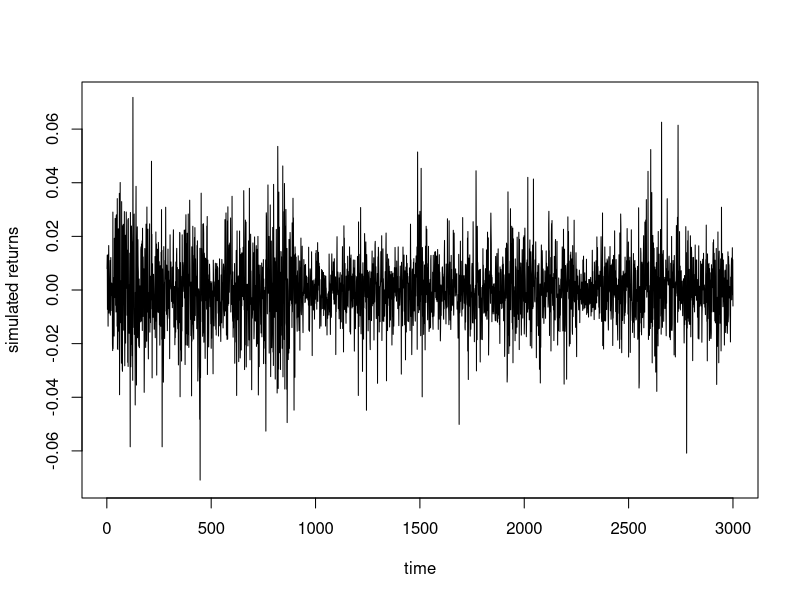

Source code (R):

set.seed(12345)
 
n <- 3000
phi <- 0.99 # AR(1) persistence parameter
sigma <- 0.08 # standard deviation of AR(1) noise
mu <- 0.01 # scalar factor in observation process 
nu <- 8 # degrees of freedom of the t-distributed error variable in the observation process
g <- obs <- rep(NA,n)
 
g[1] <- rnorm(1,0,sigma/sqrt(1-phi^2)) # initial log-volatility drawn from stationary distribution of AR(1) process
for (k in 2:n){
  g[k] <- phi*g[k-1]+rnorm(1,0,sigma)
}
for (k in 1:n){
  obs[k] <- mu*exp(g[k]/2)*rt(1,nu)
}

plot(obs,xlab="time",ylab="simulated returns",type="l",ylim=c(-max(abs(obs)),max(abs(obs))))
